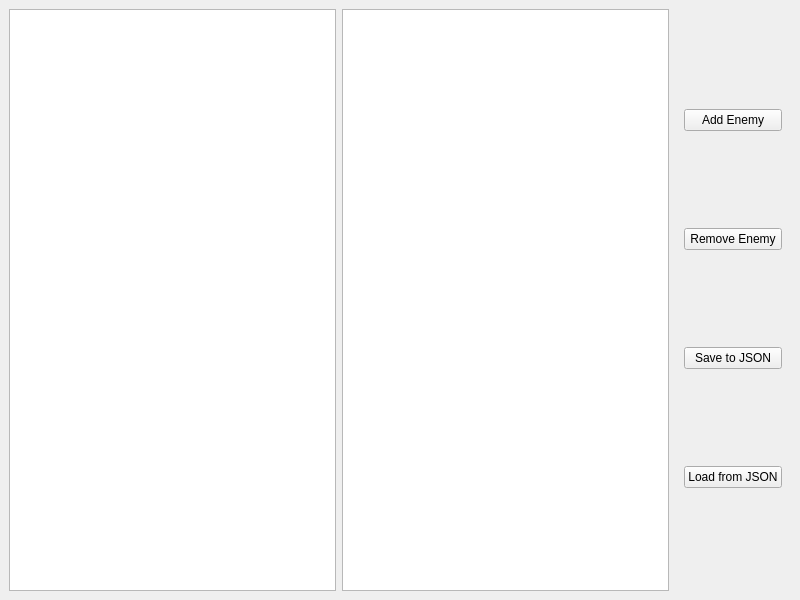
<?xml version="1.0" encoding="UTF-8"?>
<ui version="4.0">
  <class>MainWindow</class>
  <widget class="QMainWindow" name="MainWindow">
    <property name="windowTitle">
      <string>Enemy Editor</string>
    </property>
    <property name="geometry">
      <rect>
        <x>0</x>
        <y>0</y>
        <width>800</width>
        <height>600</height>
      </rect>
    </property>
    <widget class="QWidget" name="centralWidget">
      <layout class="QHBoxLayout" name="horizontalLayout">
        <item>
          <widget class="QListWidget" name="listEnemies"/>
        </item>
        <item>
          <widget class="QGraphicsView" name="graphicsView"/>
        </item>
        <item>
          <widget class="QWidget" name="controlPanel">
            <layout class="QVBoxLayout" name="verticalLayout">
              <item>
                <widget class="QPushButton" name="btnAdd">
                  <property name="text">
                    <string>Add Enemy</string>
                  </property>
                </widget>
              </item>
              <item>
                <widget class="QPushButton" name="btnRemove">
                  <property name="text">
                    <string>Remove Enemy</string>
                  </property>
                </widget>
              </item>
              <item>
                <widget class="QPushButton" name="btnSave">
                  <property name="text">
                    <string>Save to JSON</string>
                  </property>
                </widget>
              </item>
              <item>
                <widget class="QPushButton" name="btnLoad">
                  <property name="text">
                    <string>Load from JSON</string>
                  </property>
                </widget>
              </item>
            </layout>
          </widget>
        </item>
      </layout>
    </widget>
  </widget>
  <resources/>
  <connections/>
</ui>
